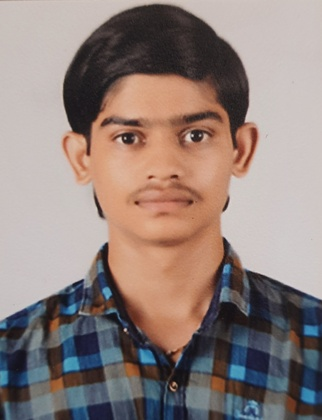
%> input picture Jaydip.jpg, 322 x 420 px, shrunk from 1420 x 1850 before the run
$ octave image_shrinking.m   (GNU Octave 9; MATLAB toolbox functions it lacks are replaced by stand-ins)
%> lines starting %> are read from the running program, lines starting %| are printed output that depends on the picture
clc
clear all

% read input iname usin imread() function
img = imread('Images\Jaydip.jpg');
%> img is the input picture: size 420x322x3 uint8; mean R, G, B 144.7, 129, 124

% convert rgb image to gray scale image
img = rgb2gray(img);
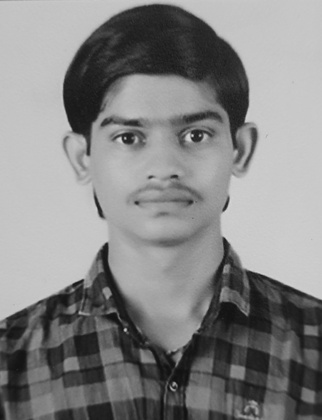
%> img: size 420x322 uint8; min 15, max 214, mean 133.1

%find number of rows and column of matrix of image
[row,col] = size(img);
%> row = 420; col = 322

% Take shrinking factor from user
Z = input('Enter the Shrinking Factor = ');
%> the answer given: 2


% first we zoom image
for i=1:row
    for j = 1:col
        for k = 1:Z
            zoomedImg((i-1)*Z+k,(j-1)*Z+k) = img(i,j);
        end
    end
end
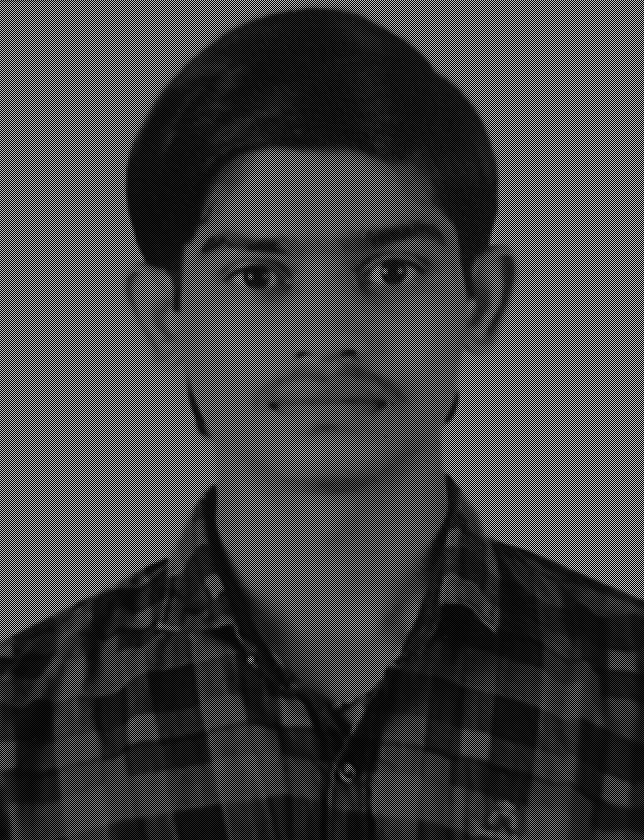
%> zoomedImg: size 840x644 uint8; min 0, max 214, mean 66.6

% Now we shrink thezoomed image
for i=1:row
    for j = 1:col
        for k = 1:Z
            shrinkedImg(i,j) = zoomedImg((i-1)*Z+k,(j-1)*Z+k);
        end
    end
end


%Display input and output images in plot
subplot(1,2,1);imshow(zoomedImg);title('Input Image')
subplot(1,2,2);imshow(shrinkedImg);title('Output Image')
